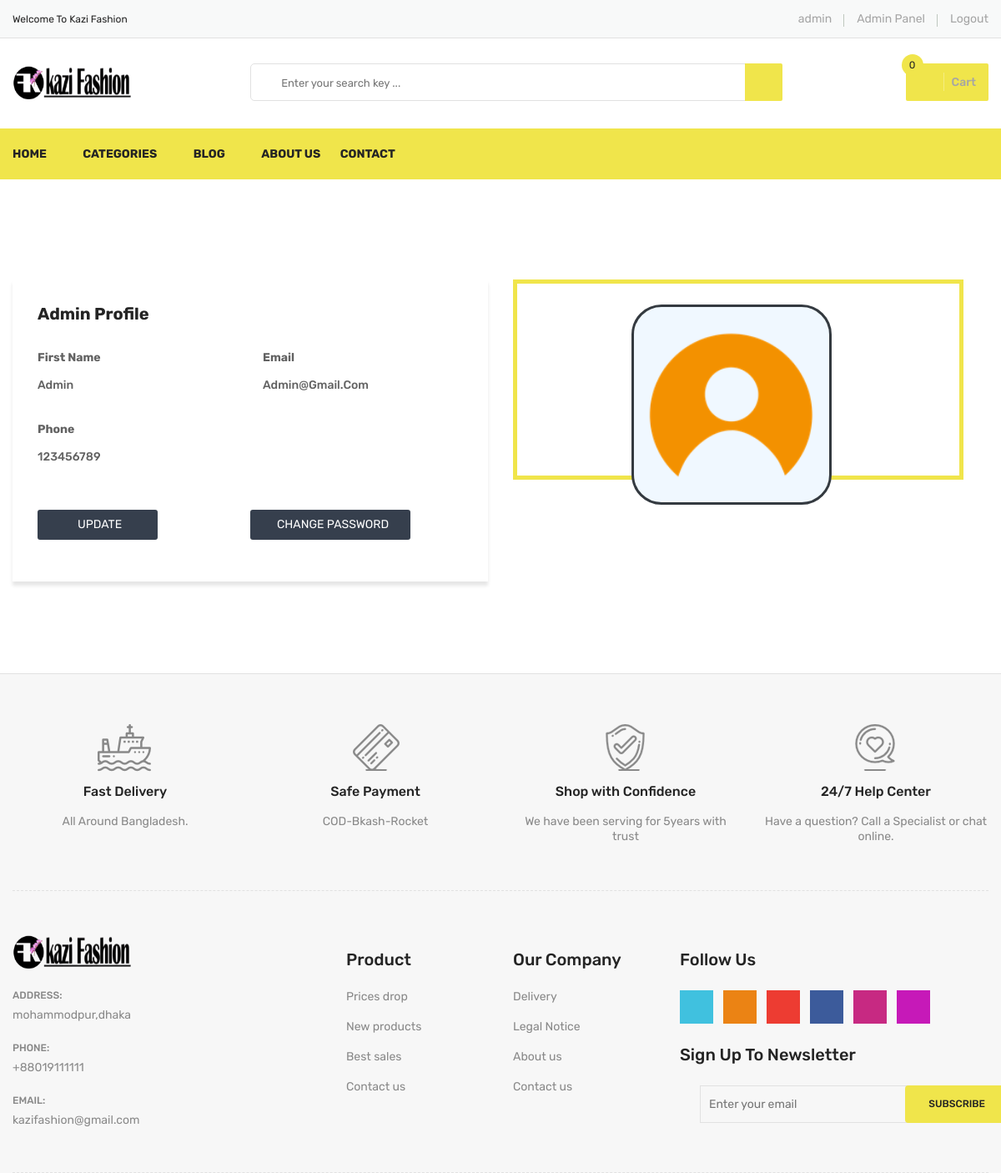
The page /accounts/profile/ (signed in) on the database as committed earlier.
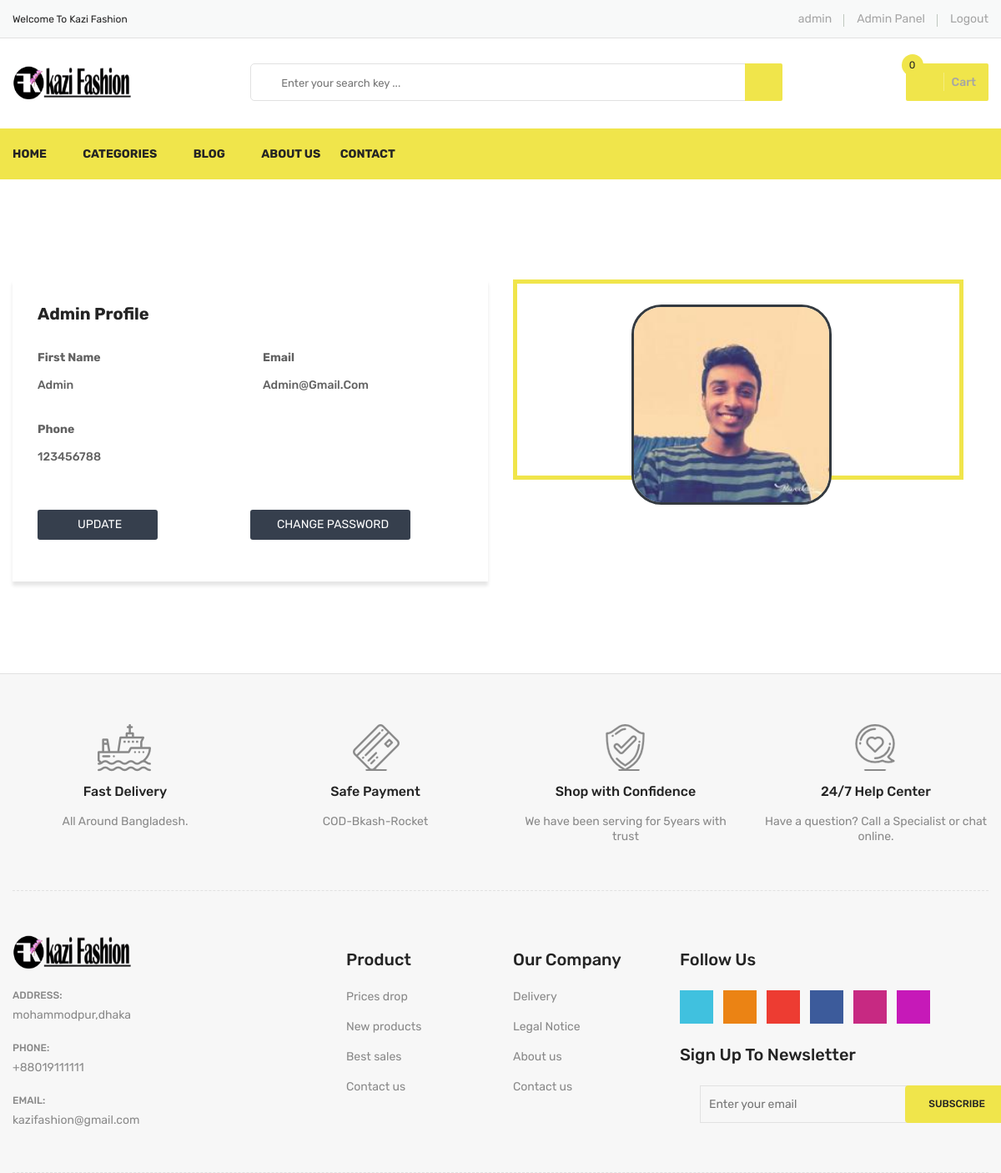
The same page on the database as committed later.
### accounts/models.py (models this page shows, shortened)
class User(AbstractBaseUser):
    username = models.CharField(unique=True, max_length=15)
    email = models.EmailField(max_length=50, unique=True)
    phone = models.IntegerField(unique=True, null=True, blank=True)
    active = models.BooleanField(default=True)
    staff = models.BooleanField(default=False)
    admin = models.BooleanField(default=False)
    USERNAME_FIELD = 'username'
    REQUIRED_FIELDS = ['phone', 'email']
    objects = UserManager()
    @property
    def is_admin(self):
        return self.admin
    @property
    def is_active(self):
        return self.active

class UserProfile(models.Model):
    user = models.OneToOneField(
        User, on_delete=models.CASCADE, primary_key=True)
    image = models.ImageField(default='default.png', upload_to='profile_pics')
    objects = UserProfileManager()

### SiteSettings/models.py (models this page shows, shortened)
class Setting(models.Model):
    siteTitle = models.CharField(max_length=30)
    sitePhone = models.IntegerField()
    siteLogo = models.ImageField(blank=True, upload_to='siteImages/')
    siteEmail = models.EmailField()
    siteAddress = models.CharField(max_length=250)
    siteAbout = models.TextField(blank=True, null=True)
    status = models.BooleanField(default=False)
    contact_page_banner = models.ImageField(
        blank=True, upload_to='siteImages/contact_page_banner')

### accounts/views.py (the view)
# urls.py: path('profile/', profile, name='profile'),
@login_required(login_url='/login')
def profile(request):
    setting = Setting.objects.get(status=True)
    category = Category.objects.all()
    current_user = request.user
    profile = UserProfile.objects.get(user_id=current_user.id)
    print(profile.user.id)
    context = {'categories': category,
               'setting': setting,
               'profile': profile,
               }
    return render(request, 'user_profile.html', context)

### accounts/templates/user_profile.html (shortened to what this page needs)
{% extends 'base.html' %} {% load static %}
{% block mainbody %}
<div class="contact-main-page mt-60 mb-40 mb-md-40 mb-sm-40 mb-xs-40">
    <div class="about-us-wrapper pt-60 pb-40">
        <div class="container">
            <div class="row">
                <div class="col-sm-12 col-md-12 col-xs-12 col-lg-6 mb-30">
                    <div class="login-form">
                        <h4 class="login-title">{{profile.user.username}} Profile</h4>
                        <div class="row">
                            <div class="col-md-6 col-12 mb-20">
                                <label><strong>First Name</strong></label>
                                <label>{{profile.user.username}}</label>
                            </div>
                            <div class="col-md-6 col-12 mb-20">
                                <label><strong>Email </strong></label>
                                <label>{{profile.user.email}}</label>
                            </div>
                            <div class="col-md-12 mb-20">
                                <label><strong>Phone</strong></label>
                                <label>{{profile.user.phone}}</label>
                            </div>
                            <div class="col-md-6 mb-20">
                            </div>
                            <div class="col-md-6 mb-20">
                            </div>
                            <div class="col-md-6 mb-20">
                                <a class="register-button mt-0" style="width:9rem; padding-left: 3rem;" href="{% url 'update' %}">Update</a>
                            </div>
                            <div class="">
                                <a class="register-button mt-0" style="width:12rem; padding-left: 2rem;" href="{% url 'password' %}">Change Password</a>
                            </div>
                        </div>
                    </div>
                </div>
                <div class=" col-sm-12 col-md-12 col-lg-6 col-xs-12 ">
                    {% if profile.image %}
                    <div class="about-image-wrap ">
                        <img class="img-full " src="{{ profile.image.url }} " alt="Profile Picture " style="margin-left:7rem; border: 3px solid #343a40; border-radius: 15%; height: 15rem; width: 15rem; background-color: aliceblue; " />
                    </div>
                    {% else %}
                    <p>Profile Image Is Not Updated Yet</p>> {% endif %}
                </div>
            </div>
        </div>
    </div>
</div>
{% endblock %}

### templates/header.html (shortened to what this page needs)
{% load static %}
<header>
    <div class="header-top">
        <div class="container">
            <div class="row">
                <div class="col-lg-3 col-md-4">
                    <div class="header-top-left">
                        <ul class="phone-wrap">
                            <li><span>Welcome To Kazi Fashion</span></li>
                        </ul>
                    </div>
                </div>
                <div class="col-lg-9 col-md-8">
                    <div class="header-top-right">
                        <ul class="ht-menu">
                            {% if user.is_authenticated %}
                            <li>
                                <a href="{% url 'profile' %}">{{user.username}}</a></li>
                            {% if user.is_admin %}
                            <li>
                                <a href="{% url 'admin:index' %}">Admin Panel</a></li>
                            {% endif %}
                            <li>
                                <a href="{% url 'logout' %}">Logout</a></li>
                            {% else %}
                            <li>
                                <a href="{% url 'login' %}">Sign In</a></li>
                            <li>
                                <a href="{% url 'register' %}">Sign Up</a></li>
                            {% endif %}
                        </ul>
                    </div>
                </div>
            </div>
        </div>
    </div>
    <div class="header-middle pl-sm-0 pr-sm-0 pl-xs-0 pr-xs-0">
        <div class="container">
            <div class="row">
                <div class="col-lg-3">
                    <div class="logo pb-sm-30 pb-xs-30">
                        <a href="/">
                            <img id='logo' src="{{ setting.siteLogo.url }}" alt="Logo">
                        </a>
                    </div>
                </div>
                <div class="col-lg-9 pl-0 ml-sm-15 ml-xs-15">
                    <form action="{% url 'search' %}" method="GET" class="hm-searchbox">
                        <input type="text" name="search_term" value="{{search_term}}" placeholder=" Enter your search key ... ">
                        <button class="li-btn " type="submit "><i class="fa fa-search "></i></button>
                    </form>
                    <div class="header-middle-right ">
                        <ul class="hm-menu ">
                            <li class="hm-minicart ">
                                <div class="hm-minicart-trig">
                                    <a href="{% url 'checkout' %}">
                                        {% load my_cart_tags %} {% shopcartcount user.id as count %}
                                        <span class="item-text ">Cart
                                    <span class="cart-item-count" id="cart">{{count}}</span>
                                        </span>
                                    </a>
                                </div>
                    </div>
                </div>
            </div>
        </div>
    </div>
    </div>
    <div class="header-bottom header-sticky d-none d-lg-block d-xl-block ">
        <div class="container ">
            <div class="row ">
                <div class="col-lg-12 ">
                    <div class="hb-menu ">
                        <nav>
                            <ul>
                                <li><a href="{%url 'home' %} ">Home</a></li>
                                <li class="megamenu-holder "><a href="# ">Categories</a>
                                </li>
                                <li><a href="{%url 'blog' %} ">Blog</a></li>
                                <li><a href="{%url 'about' %} ">About Us</a></li>
                                <li><a href="{%url 'contact' %} ">Contact</a></li>
                            </ul>
                        </nav>
                    </div>
                </div>
            </div>
        </div>
    </div>

### templates/footer.html (shortened to what this page needs)
{% load static %}
<div class="footer">
    <div class="footer-static-top">
        <div class="container">
            <div class="footer-shipping pt-60 pb-55 pb-xs-25">
                <div class="row">
                    <div class="col-lg-3 col-md-6 col-sm-6 pb-sm-55 pb-xs-55">
                        <div class="li-shipping-inner-box">
                            <div class="shipping-icon">
                                <img src="{% static '' %}images/shipping-icon/1.png" alt="Shipping Icon">
                            </div>
                            <div class="shipping-text">
                                <h2>Fast Delivery</h2>
                                <p>All Around Bangladesh.</p>
                            </div>
                        </div>
                    </div>
                    <div class="col-lg-3 col-md-6 col-sm-6 pb-sm-55 pb-xs-55">
                        <div class="li-shipping-inner-box">
                            <div class="shipping-icon">
                                <img src="{% static '' %}images/shipping-icon/2.png" alt="Shipping Icon">
                            </div>
                            <div class="shipping-text">
                                <h2>Safe Payment</h2>
                                <p>COD-Bkash-Rocket</p>
                            </div>
                        </div>
                    </div>
                    <div class="col-lg-3 col-md-6 col-sm-6 pb-xs-30">
                        <div class="li-shipping-inner-box">
                            <div class="shipping-icon">
                                <img src="{% static '' %}images/shipping-icon/3.png" alt="Shipping Icon">
                            </div>
                            <div class="shipping-text">
                                <h2>Shop with Confidence</h2>
                                <p>We have been serving for 5years with trust</p>
                            </div>
                        </div>
                    </div>
                    <div class="col-lg-3 col-md-6 col-sm-6 pb-xs-30">
                        <div class="li-shipping-inner-box">
                            <div class="shipping-icon">
                                <img src="{% static '' %}images/shipping-icon/4.png" alt="Shipping Icon">
                            </div>
                            <div class="shipping-text">
                                <h2>24/7 Help Center</h2>
                                <p>Have a question? Call a Specialist or chat online.</p>
                            </div>
                        </div>
                    </div>
                </div>
            </div>
        </div>
    </div>
    <div class="footer-static-middle">
        <div class="container">
            <div class="footer-logo-wrap pt-50 pb-35">
                <div class="row">
                    <div class="col-lg-4 col-md-6">
                        <div class="footer-logo">
                            <img id='logo' src="{{ setting.siteLogo.url }}" alt="Footer Logo">
                        </div>
                        <ul class="des">
                            <li>
                                <span>Address: </span>
                                <p>{{setting.siteAddress}}</p>
                            </li>
                            <li>
                                <span>Phone: </span>
                                <p>+880{{setting.sitePhone}}</p>
                            </li>
                            <li>
                                <span>Email: </span>
                                <p>{{setting.siteEmail}}</p>
                            </li>
                        </ul>
                    </div>
                    <div class="col-lg-2 col-md-3 col-sm-6">
                        <div class="footer-block">
                            <h3 class="footer-block-title">Product</h3>
                            <ul>
                                <li><a href="#">Prices drop</a></li>
                                <li><a href="#">New products</a></li>
                                <li><a href="#">Best sales</a></li>
                                <li><a href="#">Contact us</a></li>
                            </ul>
                        </div>
                    </div>
                    <div class="col-lg-2 col-md-3 col-sm-6">
                        <div class="footer-block">
                            <h3 class="footer-block-title">Our company</h3>
                            <ul>
                                <li><a href="#">Delivery</a></li>
                                <li><a href="#">Legal Notice</a></li>
                                <li><a href="#">About us</a></li>
                                <li><a href="#">Contact us</a></li>
                            </ul>
                        </div>
                    </div>
                    <div class="col-lg-4">
                        <div class="footer-block">
                            <h3 class="footer-block-title">Follow Us</h3>
                            <ul class="social-link">
                                <li class="twitter">
                                    <a href="https://twitter.com/" data-toggle="tooltip" target="_blank" title="Twitter">
                                        <i class="fa fa-twitter"></i>
                                    </a>
                                </li>
                                <li class="rss">
                                    <a href="https://rss.com/" data-toggle="tooltip" target="_blank" title="RSS">
                                        <i class="fa fa-rss"></i>
                                    </a>
                                </li>
                                <li class="google-plus">
                                    <a href="https://www.plus.google.com/discover" data-toggle="tooltip" target="_blank" title="Google Plus">
                                        <i class="fa fa-google-plus"></i>
                                    </a>
                                </li>
                                <li class="facebook">
                                    <a href="https://www.facebook.com/" data-toggle="tooltip" target="_blank" title="Facebook">
                                        <i class="fa fa-facebook"></i>
                                    </a>
                                </li>
                                <li class="youtube">
                                    <a href="https://www.youtube.com/" data-toggle="tooltip" target="_blank" title="Youtube">
                                        <i class="fa fa-youtube"></i>
                                    </a>
                                </li>
                                <li class="instagram">
                                    <a href="https://www.instagram.com/" data-toggle="tooltip" target="_blank" title="Instagram">
                                        <i class="fa fa-instagram"></i>
                                    </a>
                                </li>
                            </ul>
                        </div>
                        <div class="footer-newsletter">
                            <h4>Sign up to newsletter</h4>
                            <form action="#" method="post" id="mc-embedded-subscribe-form" name="mc-embedded-subscribe-form" class="footer-subscribe-form validate" target="_blank" novalidate>
                                <div id="mc_embed_signup_scroll">
                                    <div id="mc-form" class="mc-form subscribe-form form-group">
                                        <input id="mc-email" type="email" autocomplete="off" placeholder="Enter your email" />
                                        <button class="btn" id="mc-submit">Subscribe</button>
                                    </div>
                                </div>
                            </form>
                        </div>
                    </div>
                </div>
            </div>
        </div>
    </div>
</div>

Rows that differ between the two databases and show on the page:
changed UserProfile "Admin": user.phone "123456789" → "123456788"; image: picture added in place of a placeholder
